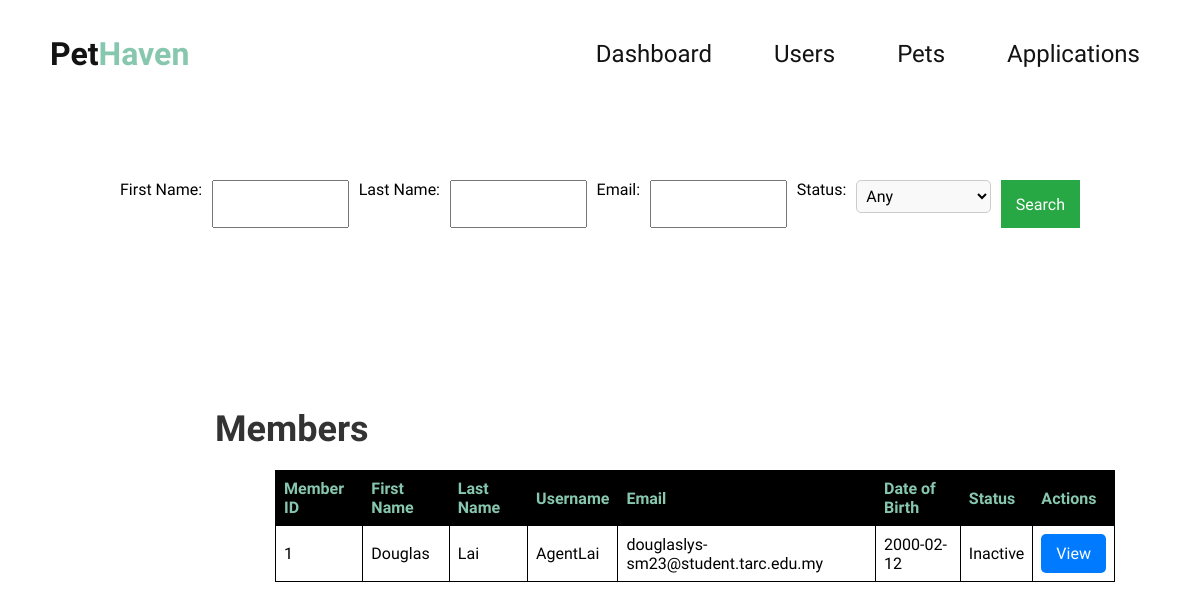
Page /HTML_PHP/manage_user.php on the committed database.
### tables this page shows
CREATE TABLE Member (
    MemberID INT AUTO_INCREMENT PRIMARY KEY,
    Username VARCHAR(50) NOT NULL,
    FirstName VARCHAR(50) NOT NULL,
    LastName VARCHAR(50) NOT NULL,
    DOB DATE,
    Email VARCHAR(100) UNIQUE NOT NULL,
    Password VARCHAR(255) NOT NULL,
    Status ENUM('Active','Inactive','Blacklisted') NOT NULL DEFAULT 'Inactive',
    BlacklistReason VARCHAR(255) DEFAULT NULL
);

### HTML_PHP/manage_user.php (the view, shortened to what this page needs)
<!DOCTYPE html>
<html lang="en">
<head>
    <link rel="stylesheet" href="../JSAndCSS/style.css" />
    <link rel="stylesheet" href="https://cdnjs.cloudflare.com/ajax/libs/scrollReveal.js/2.0.0/scrollReveal.js">
    <link rel="stylesheet"
        href="https://cdnjs.cloudflare.com/ajax/libs/font-awesome/6.5.2/css/all.min.css"
 />
</head>
  <div class="user-search-container">
    <form method="GET" action="">
        <label for="firstName">First Name:</label>
        <input type="text" name="firstName" id="petName" value="<?= isset($_GET['firstName']) ? htmlspecialchars($_GET['firstName']) : '' ?>">
        <label for="lastName">Last Name:</label>
        <input type="text" name="lastName" id="lastName" value="<?= isset($_GET['lastName']) ? htmlspecialchars($_GET['lastName']) : '' ?>">
        <label for="email">Email:</label>
        <input type="email" name="email" id="email" value="<?= isset($_GET['email']) ? htmlspecialchars($_GET['email']) : '' ?>">
        <label for="status">Status:</label>
        <select name="status" id="status">
            <option value="">Any</option>
        </select>
        <button type="submit">Search</button>
    </form>
</div>
<body>
    <nav>
        <a href="index.html" class="brand">
            <h1>Pet<b class="accent">Haven</b></h1>
        </a>
        <div class="menu">
            <a href="admin.php">Dashboard</a>
            <a href="manage_user.php">Users</a>
            <a href="manage_pet.php">Pets</a>
            <a href="applications.php">Applications</a>
        </div>
    </nav>
<div class="member-list-container">
<?php
include("config.php");
$searchQuery = "SELECT * FROM Member";
$user_result = $conn->query($searchQuery);
echo "<div class='members-title'><h1>Members</h1></div>";
if ($user_result->num_rows > 0) {
    echo "
    <table class='members-table'>
        <thead>
            <tr>
                <th>Member ID</th>
                <th>First Name</th>
                <th>Last Name</th>
                <th>Username</th>
                <th>Email</th>
                <th>Date of Birth</th>
                <th>Status</th>
                <th>Actions</th>
            </tr>
        </thead>
        <tbody>";
    while ($row = $user_result->fetch_assoc()) {
        $memberID = $row['MemberID'];
        echo "
        <tr>
            <td>" . htmlspecialchars($row['MemberID']) . "</td>
            <td>" . htmlspecialchars($row['FirstName']) . "</td>
            <td>" . htmlspecialchars($row['LastName']) . "</td>
            <td>" . htmlspecialchars($row['Username']) . "</td>
            <td>" . htmlspecialchars($row['Email']) . "</td>
            <td>" . htmlspecialchars($row['DOB']) . "</td>
            <td>" . htmlspecialchars($row['Status']) . "</td>
            <td>
                <button class='btn-primary' onclick='openViewModal($memberID)'>View</button>
            </td>
        </tr>";
    }
    echo "</tbody></table>";
} else {
    echo "<p>No users found.</p>";
}
?>
</div>
</body>
</html>

### JSAndCSS/style.css (style rules this page uses)
a:link { text-decoration: none; }
* { margin: 0; padding: 0; box-sizing: border-box; font-family: "Nunito Sans", sans-serif; }
:root { --accent: #87c7af; --black: #131313; }
body { min-height: 100vh; }
nav { z-index: 999; position: fixed; top: 0; left: 0; width: 100%; display: flex; justify-content: space-between; align-items: center; color: var(--black); background-color: white; padding: 30px 50px; transition: all 0.4s ease-out; filter: drop-shadow(5px 5px 10px transparent); }
.brand { text-decoration: none; transition: all ease-in-out 0.3s; color: var(--black); }
.brand h1 { font-size: 32px; font-weight: 900; }
.accent { color: var(--accent) }
.menu { display: flex; justify-content: center; align-items: center; gap: 42px; }
.menu a { display: inline-block; position: relative; color: var(--black); text-decoration: none; font-size: 24px; font-weight: 400; border-radius: 32px; background-color: white; padding: 10px; transition: all 0.2s ease-out; }
select { width: 100%; padding: 10px; border: 1px solid #ccc; border-radius: 5px; background-color: #f9f9f9; font-size: 16px; box-sizing: border-box; margin-bottom: 15px; }
select option { padding: 10px; }
.btn-primary { background-color: #87c7af; border: none; padding: 10px 20px; border-radius: 5px; color: white; font-size: 16px; cursor: pointer; }
.member-list-container { flex-grow: 1; }
.members-title h1 { font-size: 36px; font-family: "Nunito Sans", serif; margin-left: 215px; margin-top: 140px; margin-bottom: 20px; color: #333; }
table { width: 100%; border-collapse: collapse; margin-top: 20px; }
table thead { background-color: black; color: var(--accent); }
table th, table td { padding: 12px; border: 1px solid #ddd; text-align: left; }
.btn-primary { background-color: #007bff; color: white; border: none; padding: 10px 15px; border-radius: 5px; cursor: pointer; }
.members-table { width: 70%; border-collapse: collapse; margin-top: 20px; margin-left: 275px; }
.members-table th, .members-table td { border: 1px solid black; padding: 8px; text-align: left; }
.members-table th { background-color: black; color: var(--accent); }
.user-search-container { margin: 180px auto; width: 80%; }
.user-search-container form { display: flex; justify-content: center; flex-wrap: wrap; gap: 10px; }
.user-search-container label { display: block; margin-bottom: 5px; }
.user-search-container input, .user-search-container select { padding: 5px; font-size: 1rem; flex: 1; min-width: 120px; }
.user-search-container button { padding: 8px 15px; font-size: 1rem; background-color: #28a745; color: white; border: none; cursor: pointer; }

### rows in the picture
member: MemberID "1", FirstName "Douglas", LastName "Lai", Username "AgentLai", Email "douglaslys-sm23@student.tarc.edu.my", DOB "2000-02-12", Status "Inactive"
